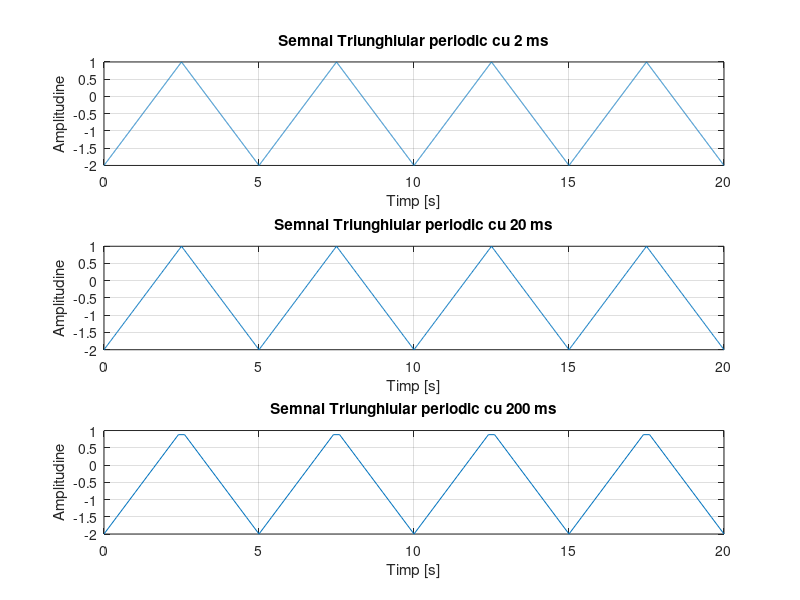

Reproduce this figure in MATLAB.
frecventa = 1/5;
Amp = 1.5;
OFFSET = -0.5;
t = 0:0.002:20; % timpul de la 0 la 5 secunde cu rezolutie temporara de 2ms
x = Amp*sawtooth (2*pi*frecventa* t, 0.5) + OFFSET;  
subplot(3,1,1)
plot(t,x),xlabel('Timp [s]'),ylabel('Amplitudine'),title('Semnal Triunghiular periodic cu 2 ms'),grid;

t = 0:0.02:20; % timpul de la 0 la 5 secunde cu rezolutie temporara de 2ms
x = Amp*sawtooth (2*pi*frecventa* t, 0.5) + OFFSET;
subplot(3,1,2)
plot(t,x),xlabel('Timp [s]'),ylabel('Amplitudine'),title('Semnal Triunghiular periodic cu 20 ms'),grid;

t = 0:0.2:20; % timpul de la 0 la 5 secunde cu rezolutie temporara de 2ms
x = Amp*sawtooth (2*pi*frecventa * t, 0.5) + OFFSET;
subplot(3,1,3)
plot(t,x),xlabel('Timp [s]'),ylabel('Amplitudine'),title('Semnal Triunghiular periodic cu 200 ms'),grid;
